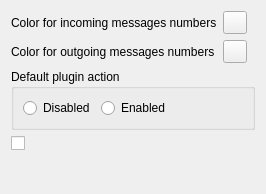
<?xml version="1.0" encoding="UTF-8"?>
<ui version="4.0">
 <class>Options</class>
 <widget class="QWidget" name="Options">
  <property name="geometry">
   <rect>
    <x>0</x>
    <y>0</y>
    <width>266</width>
    <height>194</height>
   </rect>
  </property>
  <property name="windowTitle">
   <string>Form</string>
  </property>
  <layout class="QVBoxLayout" name="verticalLayout">
   <item>
    <layout class="QGridLayout" name="gridLayout">
     <item row="0" column="0">
      <widget class="QLabel" name="label">
       <property name="text">
        <string>Color for incoming messages numbers</string>
       </property>
      </widget>
     </item>
     <item row="0" column="1">
      <widget class="QToolButton" name="tb_inColor">
       <property name="text">
        <string/>
       </property>
      </widget>
     </item>
     <item row="1" column="0">
      <widget class="QLabel" name="label_2">
       <property name="text">
        <string>Color for outgoing messages numbers</string>
       </property>
      </widget>
     </item>
     <item row="1" column="1">
      <widget class="QToolButton" name="tb_outColor">
       <property name="text">
        <string/>
       </property>
      </widget>
     </item>
     <item row="0" column="2">
      <spacer name="horizontalSpacer">
       <property name="orientation">
        <enum>Qt::Horizontal</enum>
       </property>
       <property name="sizeHint" stdset="0">
        <size>
         <width>40</width>
         <height>20</height>
        </size>
       </property>
      </spacer>
     </item>
    </layout>
   </item>
   <item>
    <widget class="QGroupBox" name="groupBox">
     <property name="title">
      <string>Default plugin action</string>
     </property>
     <layout class="QHBoxLayout" name="horizontalLayout_3">
      <item>
       <widget class="QRadioButton" name="rb_disabled">
        <property name="text">
         <string>Disabled</string>
        </property>
       </widget>
      </item>
      <item>
       <widget class="QRadioButton" name="rb_enabled">
        <property name="text">
         <string>Enabled</string>
        </property>
       </widget>
      </item>
      <item>
       <spacer name="horizontalSpacer_3">
        <property name="orientation">
         <enum>Qt::Horizontal</enum>
        </property>
        <property name="sizeHint" stdset="0">
         <size>
          <width>89</width>
          <height>20</height>
         </size>
        </property>
       </spacer>
      </item>
     </layout>
    </widget>
   </item>
   <item>
    <widget class="QCheckBox" name="hack">
     <property name="text">
      <string/>
     </property>
    </widget>
   </item>
   <item>
    <spacer name="verticalSpacer">
     <property name="orientation">
      <enum>Qt::Vertical</enum>
     </property>
     <property name="sizeHint" stdset="0">
      <size>
       <width>20</width>
       <height>34</height>
      </size>
     </property>
    </spacer>
   </item>
  </layout>
 </widget>
 <resources/>
 <connections/>
</ui>
